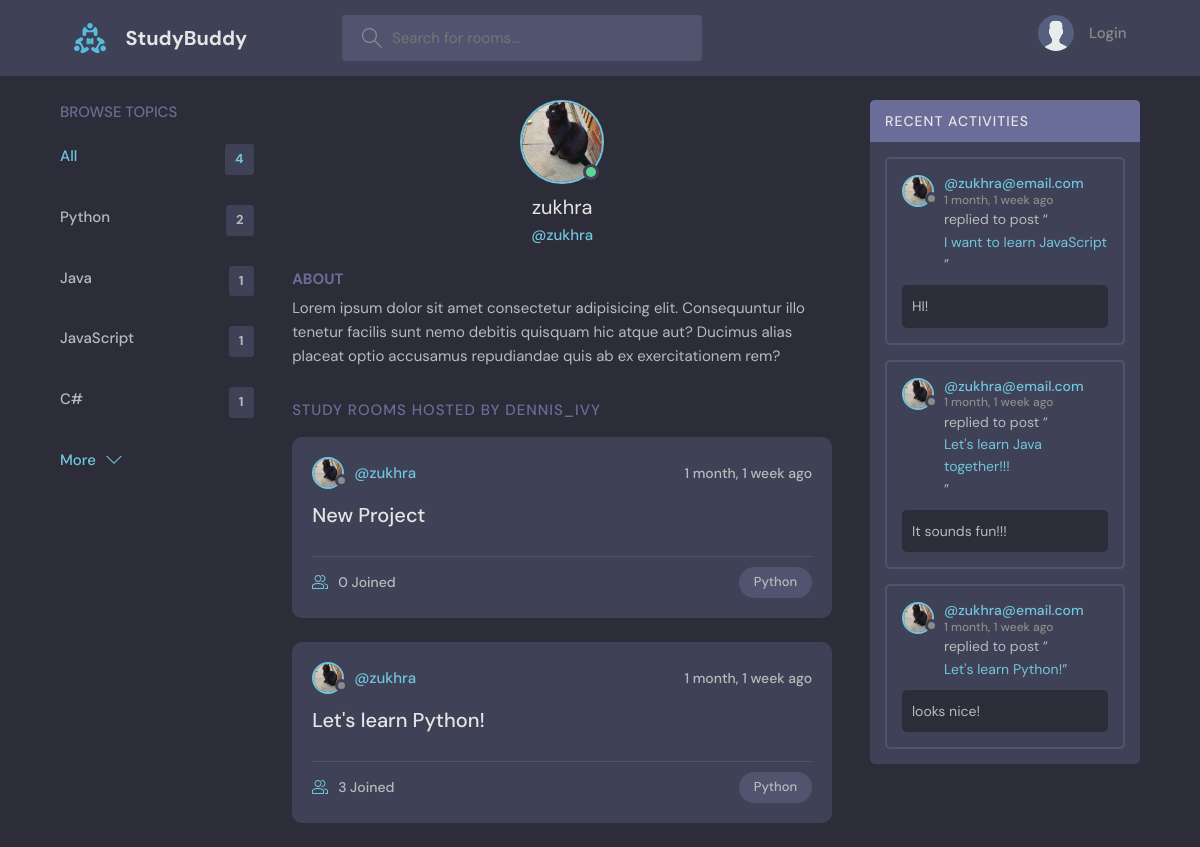
Page /profile/1/ on the committed database.
### base/models.py (models this page shows, shortened)
class Topic(models.Model):
    name = models.CharField(max_length=200)

class User(AbstractUser):
    name = models.CharField(max_length=200, null=True)
    email = models.EmailField(unique=True, null=True)
    bio = models.TextField(null=True)
    avatar = models.ImageField(null=True, default="avatar.svg")
    USERNAME_FIELD = 'email'
    REQUIRED_FIELDS = []

class Room(models.Model):
    host = models.ForeignKey(User, on_delete=models.SET_NULL, null=True)
    topic = models.ForeignKey(Topic, on_delete=models.SET_NULL, null=True)
    name = models.CharField(max_length=200)
    description = models.TextField(null=True, blank=True)
    participants = models.ManyToManyField(
        User, related_name='participants', blank=True)
    updated = models.DateTimeField(auto_now=True)
    created = models.DateTimeField(auto_now_add=True)
    class Meta:
        ordering = ['-updated', '-created']
    def __str__(self):
        return self.name

class Message(models.Model):
    user = models.ForeignKey(User, on_delete=models.CASCADE)
    room = models.ForeignKey(Room, on_delete=models.CASCADE)
    body = models.TextField()
    updated = models.DateTimeField(auto_now=True)
    created = models.DateTimeField(auto_now_add=True)
    class Meta:
        ordering = ['-updated', '-created']

### base/views.py (the view)
# urls.py: path('profile/<str:pk>/', views.userProfile, name="user-profile"),
def userProfile(request, pk):
    user = User.objects.get(id=pk)
    rooms = user.room_set.all()
    room_messages = user.message_set.all()
    topics = Topic.objects.all()
    context = {'user': user, 'rooms': rooms,
               'room_messages': room_messages, 'topics': topics}
    return render(request, 'base/profile.html', context)

### base/templates/base/profile.html (shortened to what this page needs)
{% extends 'main.html' %}
{% block content %}
  <main class="profile-page layout layout--3">
    <div class="container">
      {% include 'base/topics_component.html' %}
      <div class="roomList">
        <div class="profile">
          <div class="profile__avatar">
            <div class="avatar avatar--large active">
              <img src="{{user.avatar.url}}" />
            </div>
          </div>
          <div class="profile__info">
            <h3>{{user.username}}</h3>
            <p>@{{user.username}}</p>
          </div>
          <div class="profile__about">
            <h3>About</h3>
            <p>
              Lorem ipsum dolor sit amet consectetur adipisicing elit. Consequuntur illo tenetur
              facilis sunt nemo debitis quisquam hic atque aut? Ducimus alias placeat optio
              accusamus repudiandae quis ab ex exercitationem rem?
            </p>
          </div>
        </div>
        <div class="roomList__header">
          <div>
            <h2>Study Rooms Hosted by dennis_ivy</a>
            </h2>
          </div>
        </div>
        {% include 'base/feed_component.html' %}
      </div>
      {% include 'base/activity_component.html' %}
    </div>
  </main>
{% endblock content %}

### base/templates/base/topics_component.html
<div class="topics">
    <div class="topics__header">
        <h2>Browse Topics</h2>
    </div>
    <ul class="topics__list">
        <li>
            <a href="{% url 'home' %}" class="active">All <span>{{topics.count}}</span></a>
        </li>
        {% for topic in topics %}
        <li>
            <a href="{% url 'home' %}?q={{topic.name}}">{{topic.name}}<span>{{topic.room_set.all.count}}</span></a>
        </li>
        {% endfor %}
    </ul>
    <a class="btn btn--link" href="{% url 'topics'%}">
        More
        <svg version="1.1" xmlns="http://www.w3.org/2000/svg" width="32" height="32" viewBox="0 0 32 32">
            <title>chevron-down</title>
            <path d="M16 21l-13-13h-3l16 16 16-16h-3l-13 13z"></path>
        </svg>
    </a>
</div>

### base/templates/base/feed_component.html (shortened to what this page needs)
{% for room in rooms %}
<div class="roomListRoom">
    <div class="roomListRoom__header">
        <a href="{% url 'user-profile' room.host.id %}" class="roomListRoom__author">
            <div class="avatar avatar--small">
                <img src="{{room.host.avatar.url}}" />
            </div>
            <span>@{{room.host.username}}</span>
        </a>
        <div class="roomListRoom__actions">
            <span>{{room.created|timesince}} ago</span>
        </div>
    </div>
    <div class="roomListRoom__content">
        <a href="{% url 'room' room.id %}">{{room.name}}</a>
    </div>
    <div class="roomListRoom__meta">
        <a href="{% url 'room' room.id %}" class="roomListRoom__joined">
            {{room.participants.all.count}} Joined
        </a>
        <p class="roomListRoom__topic">{{room.topic.name}}</p>
    </div>
</div>
{% endfor %}

### base/templates/base/activity_component.html (shortened to what this page needs)
<div class="activities">
    <div class="activities__header">
        <h2>Recent Activities</h2>
    </div>
    {% for message in room_messages %}
    <div class="activities__box">
        <div class="activities__boxHeader roomListRoom__header">
            <a href="{% url 'user-profile' message.user.id %}" class="roomListRoom__author">
                <div class="avatar avatar--small">
                    <img src="{{message.user.avatar.url}}" />
                </div>
                <p>
                    @{{message.user}}
                    <span>{{message.created|timesince}} ago</span>
                </p>
            </a>
        </div>
        <div class="activities__boxContent">
            <p>replied to post “<a href="{% url 'room' message.room.id %}">{{message.room}}</a>”</p>
            <div class="activities__boxRoomContent">{{message.body}}</div>
        </div>
    </div>
    {% endfor %}
</div>

### rows in the picture
Topic: name "Python", room_set.all.count "2"
Topic: name "Java", room_set.all.count "1"
Topic: name "JavaScript", room_set.all.count "1"
Topic: name "C#", room_set.all.count "1"
User: avatar (picture), username "zukhra"
Room: host.avatar (picture), host.username "zukhra", created "1 month, 1 week", name "New Project", participants.all.count "0", topic.name "Python"
Room: host.avatar (picture), host.username "zukhra", created "1 month, 1 week", name "Let's learn Python!", participants.all.count "3", topic.name "Python"
Message: user.avatar (picture), user "zukhra@email.com", created "1 month, 1 week", room "I want to learn JavaScript", body "HI!"
Message: user.avatar (picture), user "zukhra@email.com", created "1 month, 1 week", room "Let's learn Java together!!!", body "It sounds fun!!!"
Message: user.avatar (picture), user "zukhra@email.com", created "1 month, 1 week", room "Let's learn Python!", body "looks nice!"

### other values in the picture
{{ topics.count }} "4"
